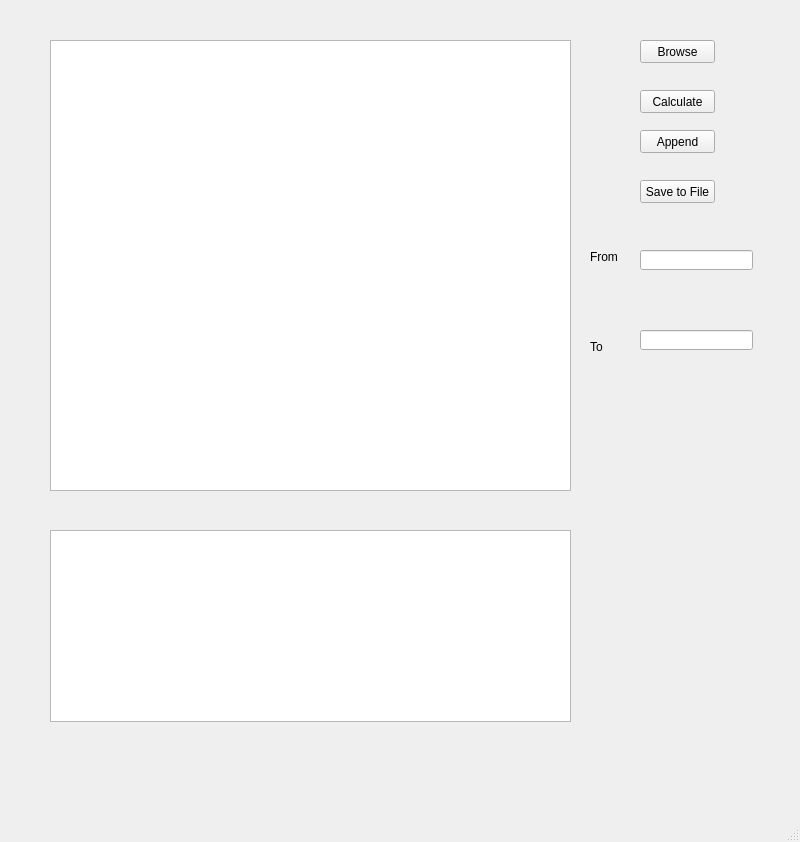
<?xml version="1.0" encoding="UTF-8"?>
<ui version="4.0">
 <class>MainWindow</class>
 <widget class="QMainWindow" name="MainWindow">
  <property name="geometry">
   <rect>
    <x>0</x>
    <y>0</y>
    <width>800</width>
    <height>842</height>
   </rect>
  </property>
  <property name="windowTitle">
   <string>MainWindow</string>
  </property>
  <widget class="QWidget" name="centralwidget">
   <widget class="QPushButton" name="Browse_BTN">
    <property name="geometry">
     <rect>
      <x>640</x>
      <y>40</y>
      <width>75</width>
      <height>23</height>
     </rect>
    </property>
    <property name="text">
     <string>Browse</string>
    </property>
   </widget>
   <widget class="QPushButton" name="Save_BTN">
    <property name="geometry">
     <rect>
      <x>640</x>
      <y>180</y>
      <width>75</width>
      <height>23</height>
     </rect>
    </property>
    <property name="text">
     <string>Save to File</string>
    </property>
   </widget>
   <widget class="QPushButton" name="Calculate_BTN">
    <property name="geometry">
     <rect>
      <x>640</x>
      <y>90</y>
      <width>75</width>
      <height>23</height>
     </rect>
    </property>
    <property name="text">
     <string>Calculate</string>
    </property>
   </widget>
   <widget class="QTableWidget" name="tableWidget">
    <property name="geometry">
     <rect>
      <x>50</x>
      <y>40</y>
      <width>521</width>
      <height>451</height>
     </rect>
    </property>
    <property name="sizeAdjustPolicy">
     <enum>QAbstractScrollArea::AdjustToContents</enum>
    </property>
   </widget>
   <widget class="QTableView" name="tableView">
    <property name="geometry">
     <rect>
      <x>50</x>
      <y>530</y>
      <width>521</width>
      <height>192</height>
     </rect>
    </property>
   </widget>
   <widget class="QLabel" name="label">
    <property name="geometry">
     <rect>
      <x>590</x>
      <y>250</y>
      <width>47</width>
      <height>13</height>
     </rect>
    </property>
    <property name="text">
     <string>From</string>
    </property>
   </widget>
   <widget class="QLabel" name="label_2">
    <property name="geometry">
     <rect>
      <x>590</x>
      <y>340</y>
      <width>47</width>
      <height>13</height>
     </rect>
    </property>
    <property name="text">
     <string>To</string>
    </property>
   </widget>
   <widget class="QLineEdit" name="startValue">
    <property name="geometry">
     <rect>
      <x>640</x>
      <y>250</y>
      <width>113</width>
      <height>20</height>
     </rect>
    </property>
   </widget>
   <widget class="QLineEdit" name="endValue">
    <property name="geometry">
     <rect>
      <x>640</x>
      <y>330</y>
      <width>113</width>
      <height>20</height>
     </rect>
    </property>
   </widget>
   <widget class="QPushButton" name="Append_BTN">
    <property name="geometry">
     <rect>
      <x>640</x>
      <y>130</y>
      <width>75</width>
      <height>23</height>
     </rect>
    </property>
    <property name="text">
     <string>Append</string>
    </property>
   </widget>
  </widget>
  <widget class="QMenuBar" name="menubar">
   <property name="geometry">
    <rect>
     <x>0</x>
     <y>0</y>
     <width>800</width>
     <height>25</height>
    </rect>
   </property>
  </widget>
  <widget class="QStatusBar" name="statusbar"/>
 </widget>
 <resources/>
 <connections/>
</ui>
